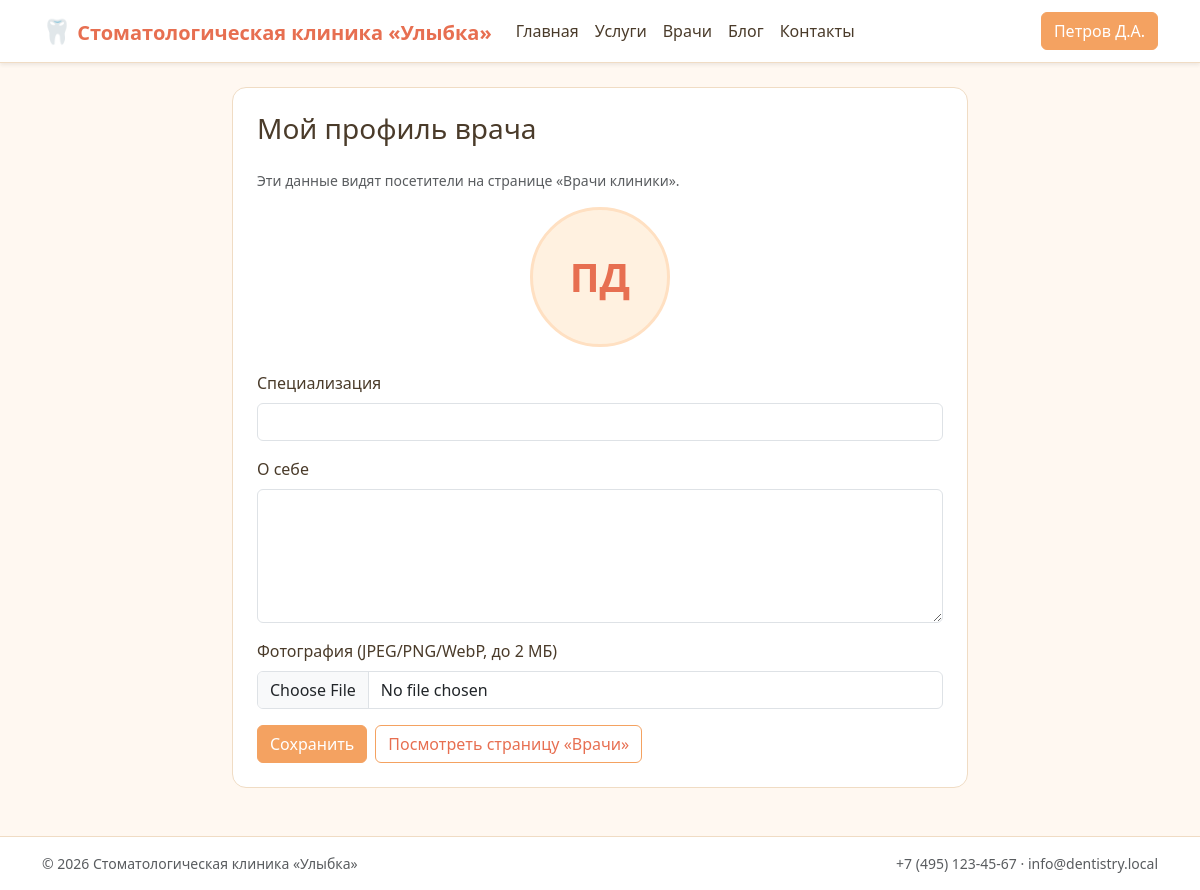
The page /doctor_profile_edit.php (signed in) on the database as committed earlier.
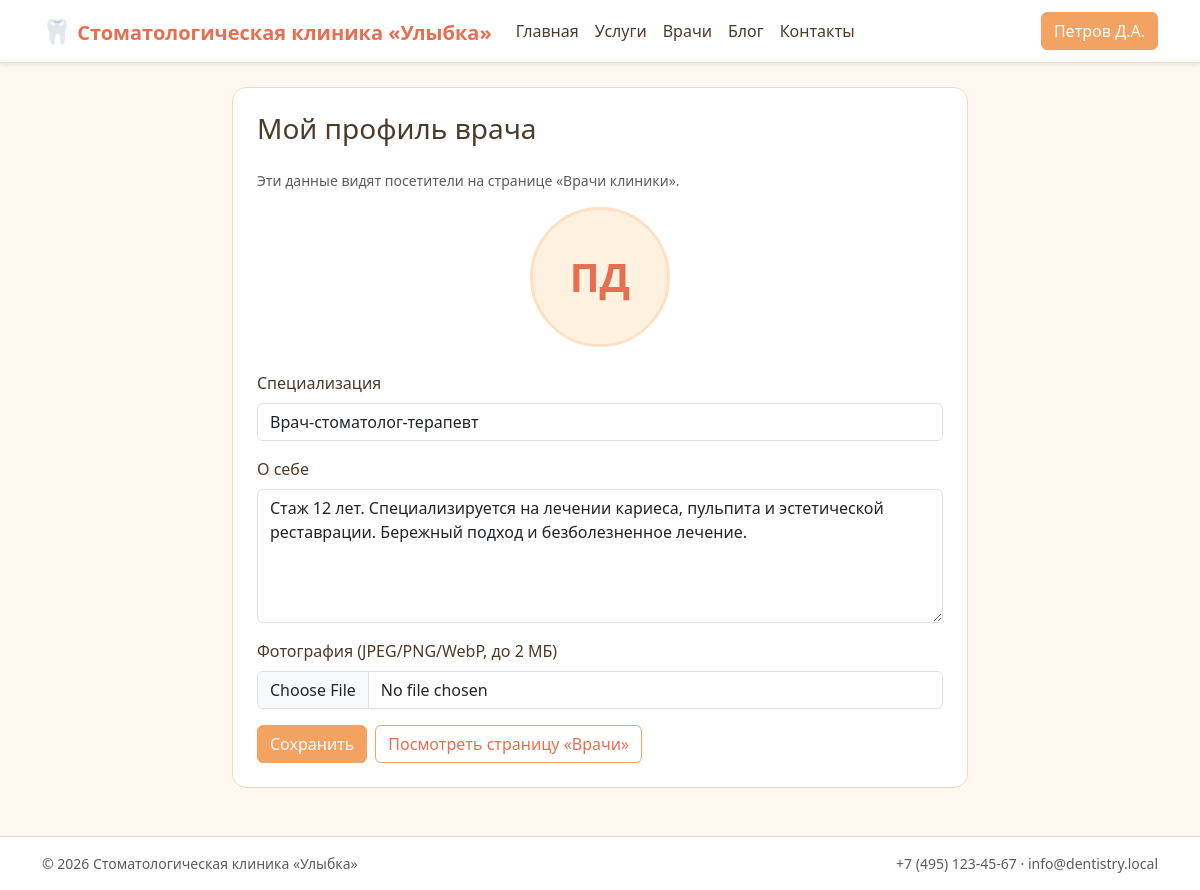
The same page on the database as committed later.
### tables this page shows
CREATE TABLE doctor_profile (
    user_id        INT UNSIGNED PRIMARY KEY,
    specialization VARCHAR(150) NOT NULL DEFAULT '',
    bio            TEXT NULL,
    photo_path     VARCHAR(255) NULL,
    updated_at     DATETIME NOT NULL DEFAULT CURRENT_TIMESTAMP ON UPDATE CURRENT_TIMESTAMP,
    CONSTRAINT fk_docprofile_user FOREIGN KEY (user_id) REFERENCES user(id) ON DELETE CASCADE
);

### lib/session.php (called while the page is built, shortened)
<?php
require_once __DIR__ . '/db.php';
final class Session
{
    public static function userId(): ?int
    {
        return isset($_SESSION['user_id']) ? (int) $_SESSION['user_id'] : null;
    }
    public static function user(): ?array
    {
        $id = self::userId();
        $user = DB::one(
            'SELECT u.*, r.code AS role_code, r.name AS role_name
               FROM user u JOIN role r ON r.id = u.role_id
              WHERE u.id = :id',
            ['id' => $id]
        );
        return $user;
    }
}

### lib/db.php (called while the page is built, shortened)
<?php
final class DB
{
    private static ?PDO $pdo = null;
    public static function pdo(): PDO
    {
        if (self::$pdo === null) {
            $dsn = sprintf(
                'mysql:host=%s;port=%d;dbname=%s;charset=%s',
                DB_HOST, DB_PORT, DB_NAME, DB_CHARSET
            );
            self::$pdo = new PDO($dsn, DB_USER, DB_PASS, [
                PDO::ATTR_ERRMODE            => PDO::ERRMODE_EXCEPTION,
                PDO::ATTR_DEFAULT_FETCH_MODE => PDO::FETCH_ASSOC,
                PDO::ATTR_EMULATE_PREPARES   => false,
            ]);
        }
        return self::$pdo;
    }
    public static function one(string $sql, array $params = []): ?array
    {
        $stmt = self::pdo()->prepare($sql);
        $stmt->execute($params);
        $row = $stmt->fetch();
        return $row === false ? null : $row;
    }
}

### lib/auth.php (called while the page is built, shortened)
<?php
require_once __DIR__ . '/session.php';
final class Auth
{
    public static function user(): ?array
    {
        return Session::user();
    }
}

### lib/sanitize.php (called while the page is built, shortened)
<?php
function h(mixed $value): string
{
    return htmlspecialchars((string) $value, ENT_QUOTES | ENT_SUBSTITUTE, 'UTF-8');
}

### public/doctor_profile_edit.php (the view, shortened to what this page needs)
<?php
require_once __DIR__ . '/../lib/db.php';
require_once __DIR__ . '/../lib/auth.php';
require_once __DIR__ . '/../lib/sanitize.php';
$user = Auth::user();
$uid  = (int) $user['id'];
$errors  = [];
$profile = DB::one('SELECT * FROM doctor_profile WHERE user_id = :id', ['id' => $uid]);
$form = [
    'specialization' => $profile['specialization'] ?? '',
    'bio'            => $profile['bio'] ?? '',
];
$currentPhoto = $profile['photo_path'] ?? null;
require __DIR__ . '/../templates/header.php';
?>
<div class="row justify-content-center">
    <div class="col-md-8">
        <div class="clinic-card p-4">
            <h1 class="h3 mb-4">Мой профиль врача</h1>
            <p class="text-muted small">Эти данные видят посетители на странице «Врачи клиники».</p>
            <div class="text-center mb-4">
                <?php if (!empty($currentPhoto)): ?>
                    <img src="/<?= h($currentPhoto) ?>" alt="Фото" class="doctor-photo" onerror="this.style.display='none'">
                <?php else: ?>
                    <div class="doctor-photo doctor-photo--placeholder mx-auto">
                        <?= h(mb_substr($user['last_name'], 0, 1) . mb_substr($user['first_name'], 0, 1)) ?>
                    </div>
                <?php endif; ?>
            </div>
            <form method="post" enctype="multipart/form-data" novalidate>
                <div class="mb-3">
                    <label class="form-label">Специализация</label>
                    <input type="text" name="specialization" class="form-control" maxlength="150"
                           value="<?= h($form['specialization']) ?>">
                </div>
                <div class="mb-3">
                    <label class="form-label">О себе</label>
                    <textarea name="bio" class="form-control" rows="5"><?= h($form['bio']) ?></textarea>
                </div>
                <div class="mb-3">
                    <label class="form-label">Фотография (JPEG/PNG/WebP, до 2 МБ)</label>
                    <input type="file" name="photo" accept="image/jpeg,image/png,image/webp"
                           class="form-control<?= isset($errors['photo']) ? ' is-invalid' : '' ?>">
                </div>
                <div class="d-flex gap-2">
                    <button type="submit" class="btn btn-orange">Сохранить</button>
                    <a href="/doctors.php" class="btn btn-outline-orange">Посмотреть страницу «Врачи»</a>
                </div>
            </form>
        </div>
    </div>
</div>
<?php require __DIR__ . '/../templates/footer.php'; ?>

Rows that differ between the two databases and show on the page:
added doctor_profile: specialization "Врач-стоматолог-терапевт", bio "Стаж 12 лет. Специализируется на лечении кариеса, пульпита и эстетической реставрации. Бережный подход и безболезненное лечение."
